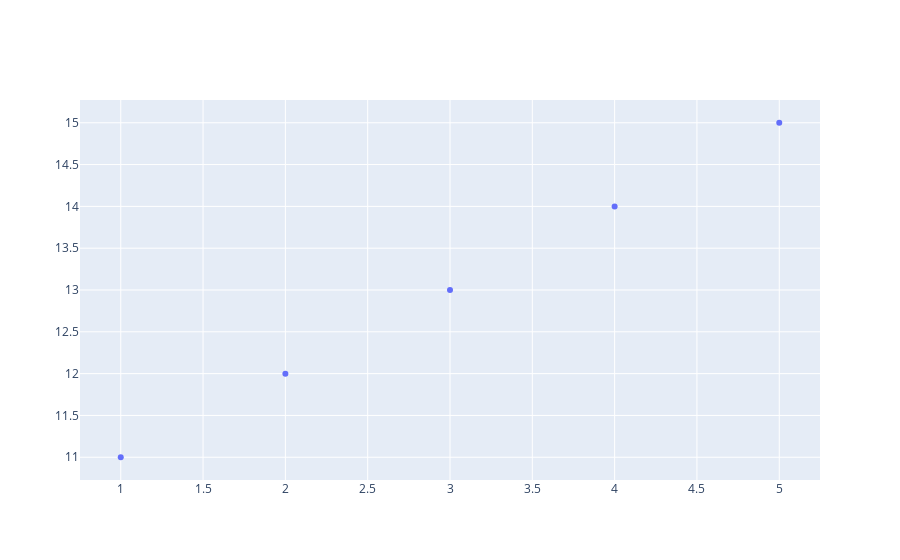

The notebook cell saved with this chart:
### Code cell
fig.add_trace(mi_trazado)

### Figure 1 — Plotly figure (JSON) as saved in the notebook; plotly's stock layout.template omitted (floating-point values rounded to 4 significant figures)
{"data": [{"mode": "markers", "type": "scatter", "x": [1, 2, 3, 4, 5], "y": [11, 12, 13, 14, 15]}], "layout": {}}
